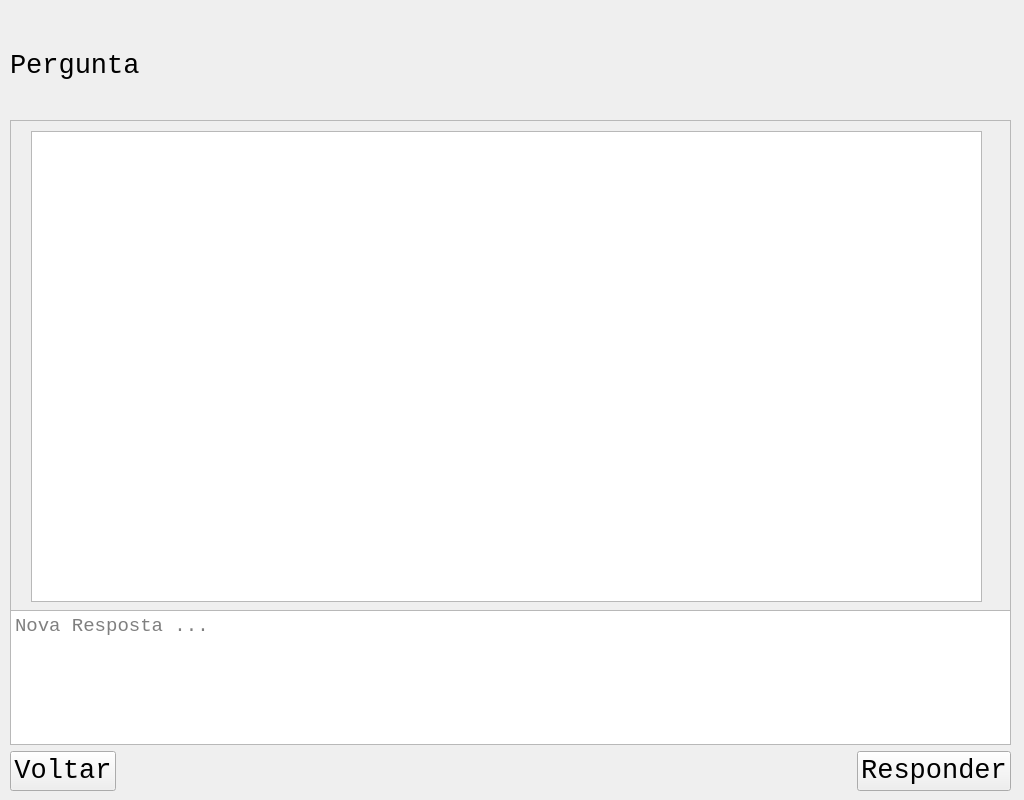
<?xml version="1.0" encoding="UTF-8"?>
<ui version="4.0">
 <class>MainWindow</class>
 <widget class="QMainWindow" name="MainWindow">
  <property name="geometry">
   <rect>
    <x>0</x>
    <y>0</y>
    <width>1024</width>
    <height>800</height>
   </rect>
  </property>
  <property name="font">
   <font>
    <family>Consolas</family>
    <pointsize>20</pointsize>
   </font>
  </property>
  <property name="windowTitle">
   <string>Help System</string>
  </property>
  <widget class="QWidget" name="centralwidget">
   <widget class="QWidget" name="verticalLayoutWidget">
    <property name="geometry">
     <rect>
      <x>10</x>
      <y>10</y>
      <width>1001</width>
      <height>111</height>
     </rect>
    </property>
    <layout class="QVBoxLayout" name="verticalLayout">
     <item>
      <widget class="QLabel" name="label_pergunta">
       <property name="font">
        <font>
         <pointsize>20</pointsize>
        </font>
       </property>
       <property name="text">
        <string>Pergunta</string>
       </property>
      </widget>
     </item>
    </layout>
   </widget>
   <widget class="QWidget" name="verticalLayoutWidget_2">
    <property name="geometry">
     <rect>
      <x>10</x>
      <y>610</y>
      <width>1001</width>
      <height>181</height>
     </rect>
    </property>
    <layout class="QVBoxLayout" name="verticalLayout_2">
     <item>
      <widget class="QTextEdit" name="textEdit">
       <property name="font">
        <font>
         <pointsize>14</pointsize>
        </font>
       </property>
       <property name="placeholderText">
        <string>Nova Resposta ...</string>
       </property>
      </widget>
     </item>
     <item>
      <layout class="QHBoxLayout" name="horizontalLayout">
       <item>
        <widget class="QPushButton" name="button_voltar">
         <property name="font">
          <font>
           <pointsize>20</pointsize>
          </font>
         </property>
         <property name="text">
          <string>Voltar</string>
         </property>
        </widget>
       </item>
       <item>
        <spacer name="horizontalSpacer">
         <property name="orientation">
          <enum>Qt::Horizontal</enum>
         </property>
         <property name="sizeHint" stdset="0">
          <size>
           <width>40</width>
           <height>20</height>
          </size>
         </property>
        </spacer>
       </item>
       <item>
        <widget class="QPushButton" name="button_responder">
         <property name="font">
          <font>
           <pointsize>20</pointsize>
          </font>
         </property>
         <property name="text">
          <string>Responder</string>
         </property>
        </widget>
       </item>
      </layout>
     </item>
    </layout>
   </widget>
   <widget class="QScrollArea" name="scrollArea">
    <property name="geometry">
     <rect>
      <x>10</x>
      <y>120</y>
      <width>1001</width>
      <height>491</height>
     </rect>
    </property>
    <property name="widgetResizable">
     <bool>true</bool>
    </property>
    <widget class="QWidget" name="scrollAreaWidgetContents_2">
     <property name="geometry">
      <rect>
       <x>0</x>
       <y>0</y>
       <width>999</width>
       <height>489</height>
      </rect>
     </property>
     <widget class="QListView" name="list_view_respostas">
      <property name="geometry">
       <rect>
        <x>20</x>
        <y>10</y>
        <width>951</width>
        <height>471</height>
       </rect>
      </property>
      <property name="font">
       <font>
        <family>Consolas</family>
        <pointsize>14</pointsize>
       </font>
      </property>
     </widget>
    </widget>
   </widget>
  </widget>
 </widget>
 <resources/>
 <connections/>
</ui>
